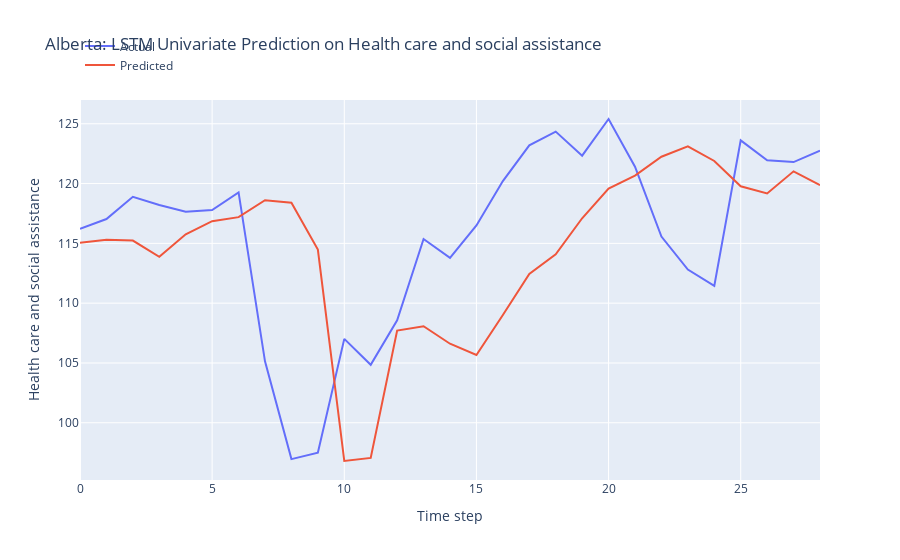

The notebook cell saved with this chart:
### Markdown cell above
LSTM Model Development

### Code cell
n_features = 1
X_train = X_train.reshape(X_train.shape[0], X_train.shape[1], n_features)

# define model
model = Sequential()
model.add(LSTM(50, activation='relu', input_shape=(n_steps, n_features)))
model.add(Dense(1))

# model = Sequential()
# model.add(LSTM(100, activation='relu', input_shape=(n_steps, n_features), kernel_regularizer=L2(0.001), return_sequences=True))
# model.add(LSTM(50, activation='relu', kernel_regularizer=L2(0.01)))
# model.add(Dense(1))

def r_squared(y_true, y_pred):
    SS_res =  K.sum(K.square(y_true - y_pred)) 
    SS_tot = K.sum(K.square(y_true - K.mean(y_true))) 
    return ( 1 - SS_res/(SS_tot + K.epsilon()) )

# Compile the model
model.compile(optimizer='adam', 
              loss='mse',
              metrics=[r_squared])

early_stopping = EarlyStopping(monitor='loss', patience=5, restore_best_weights=True)

# fit model
history = model.fit(X_train, y_train, 
          epochs = 20,
          batch_size = 32,
          verbose = 0,
          callbacks=[early_stopping])

# Obtain the MSE and R-squared from the last epoch
last_epoch_mse = history.history['loss'][-1]
last_epoch_r_squared = history.history['r_squared'][-1]

# Print the MSE and R-squared
print("Mean Squared Error (MSE) from the last epoch:", last_epoch_mse)
print("R-squared from the last epoch:", last_epoch_r_squared)

# plot loss and r2 score
plt.figure(figsize=(10, 6))

# Plot train loss
plt.plot(history.history['loss'], label='Train Loss')

# Plot train R-squared score
plt.plot(history.history['r_squared'], label='Train R2')

plt.title('Model Training Loss and R-squared Score')
plt.xlabel('Epochs')
plt.ylabel('Value')
plt.legend()
plt.grid(True)
plt.show()

# Evaluate the model
loss = model.evaluate(X_test, y_test)
print("MSE and R_squared:", loss)

# make prediction on test data
X_test = X_test.reshape(X_test.shape[0], X_test.shape[1], n_features)
y_pred = model.predict(X_test)

# Print the first 5 predictions and actual values
print("Predictions:")
flattened_predictions = [pred[0] for pred in y_pred[:10]]
print(flattened_predictions)
# print(y_pred[:10].tolist())
print("Actual values:")
rounded_actual_values = [round(value, len(str(prediction).split('.')[1])) for value, prediction in zip(y_test[:10], flattened_predictions)]
print(rounded_actual_values)

# plot the actual and predicted values for test data
trace1 = go.Scatter(x=np.arange(len(y_test)), y=y_test.flatten(), mode='lines', name='Actual')
trace2 = go.Scatter(x=np.arange(len(y_pred)), y=y_pred.flatten(), mode='lines', name='Predicted')

# Create layout
layout = go.Layout(
    title='Alberta: LSTM Univariate Prediction on Health care and social assistance',
    xaxis=dict(title='Time step'),
    yaxis=dict(title='Health care and social assistance'),
    legend=dict(x=0, y=1.18)
)

# Create figure
fig = go.Figure(data=[trace1, trace2], layout=layout)

# Show plot
fig.show()

### Figure 1 — Plotly figure (JSON) as saved in the notebook; plotly's stock layout.template omitted (floating-point values rounded to 4 significant figures)
{"data": [{"mode": "lines", "name": "Actual", "type": "scatter", "x": [0, 1, 2, 3, 4, 5, 6, 7, 8, 9, 10, 11, 12, 13, 14, 15, 16, 17, 18, 19, 20, 21, 22, 23, 24, 25, 26, 27, 28], "y": [116.2, 117.0, 118.9, 118.2, 117.6, 117.8, 119.3, 105.1, 96.96, 97.51, 107.0, 104.8, 108.6, 115.4, 113.8, 116.5, 120.2, 123.2, 124.3, 122.3, 125.4, 121.4, 115.6, 112.8, 111.4, 123.6, 121.9, 121.8, 122.7]}, {"mode": "lines", "name": "Predicted", "type": "scatter", "x": [0, 1, 2, 3, 4, 5, 6, 7, 8, 9, 10, 11, 12, 13, 14, 15, 16, 17, 18, 19, 20, 21, 22, 23, 24, 25, 26, 27, 28], "y": [115.1, 115.3, 115.2, 113.9, 115.8, 116.9, 117.2, 118.6, 118.4, 114.5, 96.8, 97.06, 107.7, 108.1, 106.6, 105.7, 109.0, 112.4, 114.1, 117.1, 119.6, 120.7, 122.2, 123.1, 121.9, 119.8, 119.2, 121.0, 119.9]}], "layout": {"legend": {"x": 0, "y": 1.18}, "title": {"text": "Alberta: LSTM Univariate Prediction on Health care and social assistance"}, "xaxis": {"title": {"text": "Time step"}}, "yaxis": {"title": {"text": "Health care and social assistance"}}}}
